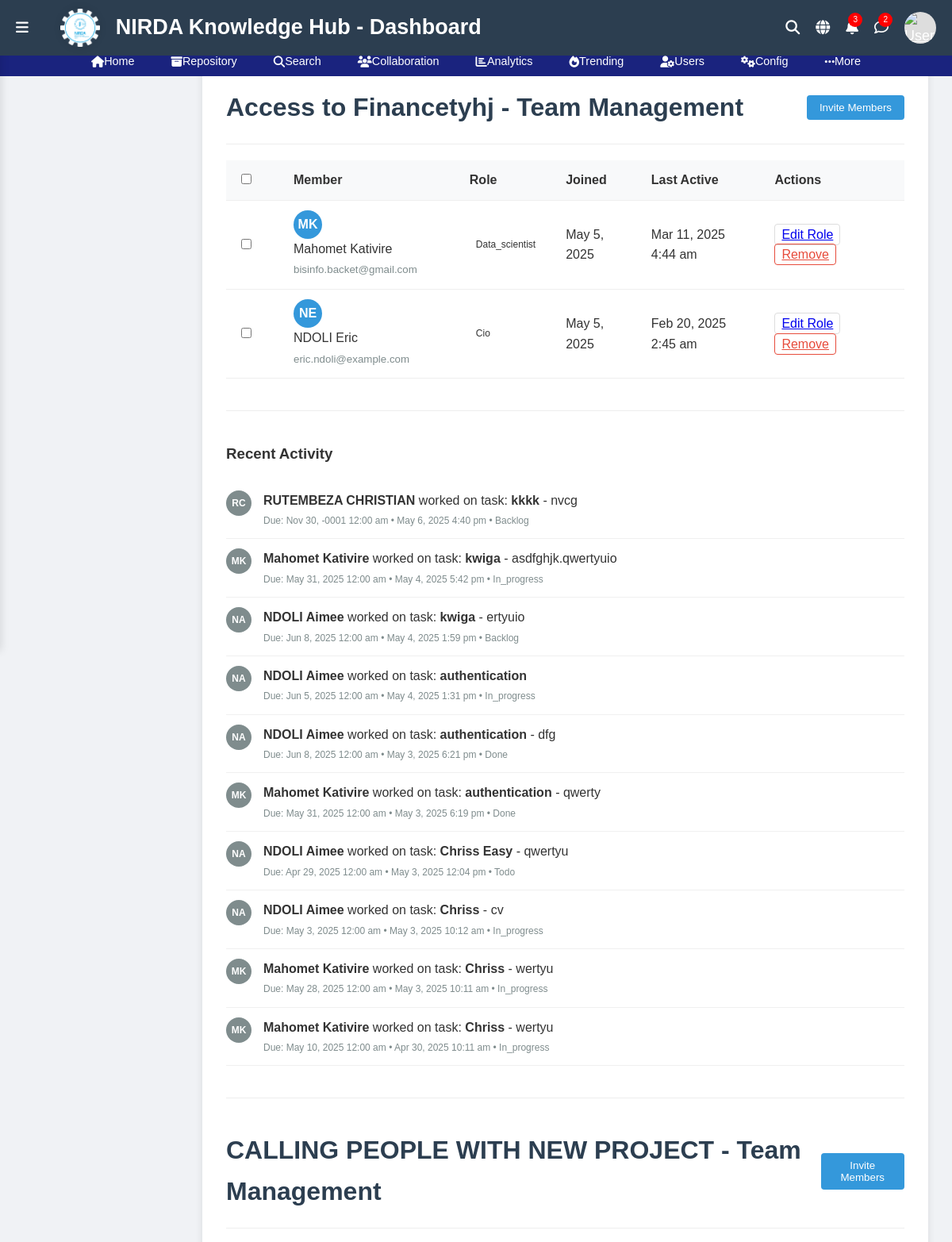
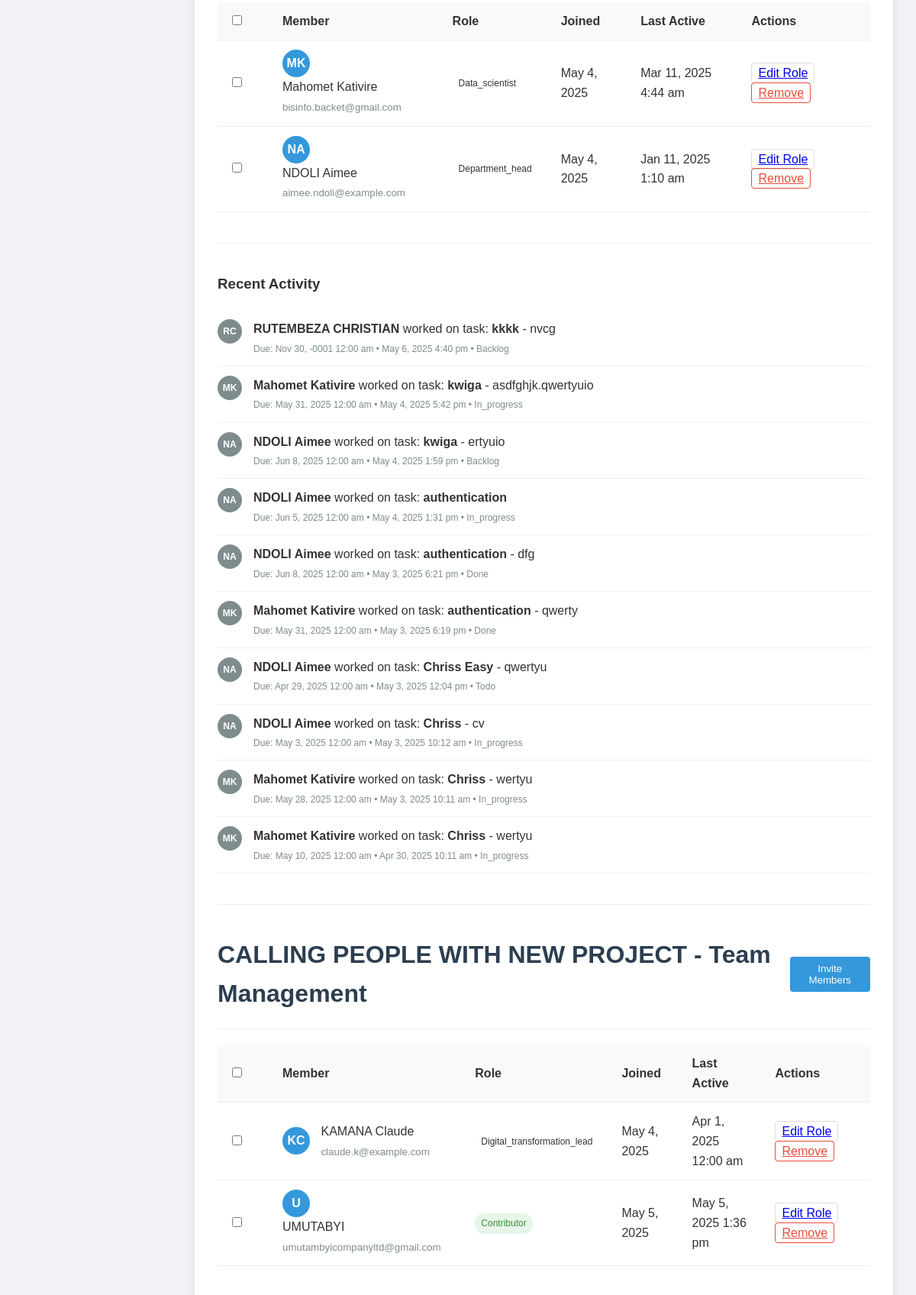
The app's page /CollaborativeProjects/project_members.php (upper part) with its own data (2 pictures, top to bottom).
### tables this page shows
CREATE TABLE `projects` (
  `project_id` int(11) NOT NULL,
  `project_name` varchar(100) NOT NULL,
  `description` text DEFAULT NULL,
  `project_template` varchar(100) DEFAULT NULL,
  `start_date` date DEFAULT NULL,
  `end_date` date DEFAULT NULL,
  `goal_title` varchar(255) DEFAULT NULL,
  `goal_description` text DEFAULT NULL,
  `created_by` int(11) DEFAULT NULL,
  `created_at` timestamp NOT NULL DEFAULT current_timestamp()
);

CREATE TABLE `project_members` (
  `member_id` int(12) NOT NULL,
  `project_id` int(11) NOT NULL,
  `user_id` int(11) NOT NULL,
  `role` varchar(50) DEFAULT NULL,
  `joined_at` timestamp NOT NULL DEFAULT current_timestamp()
);

CREATE TABLE `users` (
  `user_id` int(11) NOT NULL,
  `username` varchar(50) NOT NULL,
  `email` varchar(100) NOT NULL,
  `password` varchar(255) NOT NULL,
  `full_name` varchar(100) NOT NULL,
  `role_id` int(11) NOT NULL,
  `department` varchar(100) DEFAULT NULL,
  `division` varchar(100) DEFAULT NULL,
  `unit` varchar(100) DEFAULT NULL,
  `phone_number` varchar(20) DEFAULT NULL,
  `language_preference` enum('English','French','Kinyarwanda') DEFAULT 'English',
  `is_active` tinyint(1) DEFAULT 1,
  `created_at` timestamp NOT NULL DEFAULT current_timestamp(),
  `last_login` timestamp NULL DEFAULT NULL
);

CREATE TABLE `tasks` (
  `id` int(11) NOT NULL,
  `title` varchar(255) NOT NULL,
  `description` text DEFAULT NULL,
  `status` enum('backlog','todo','in_progress','done') DEFAULT 'backlog',
  `priority` enum('low','medium','high') DEFAULT 'medium',
  `assignee_id` int(11) DEFAULT NULL,
  `deadline` date DEFAULT NULL,
  `created_at` timestamp NOT NULL DEFAULT current_timestamp(),
  `updated_at` timestamp NOT NULL DEFAULT current_timestamp() ON UPDATE current_timestamp(),
  `project_id` int(11) DEFAULT NULL
);

### CollaborativeProjects/project_members.php (the view, shortened to what this page needs)
<?php
include('../SchedureEvent/connect.php');
function getAllProjects($connection) {
    $projects = [];
    $query = "SELECT project_id, project_name FROM projects ORDER BY project_name";
    $result = mysqli_query($connection, $query);
    while ($row = mysqli_fetch_assoc($result)) {
        $projects[] = $row;
    }
    return $projects;
}
function getProjectMembers($connection, $project_id = null) {
    $members = [];
    $query = "SELECT
                pm.project_id,
                u.user_id,
                u.full_name,
                u.email,
                u.last_login,
                pm.role,
                pm.joined_at
              FROM project_members pm
              JOIN users u ON pm.user_id = u.user_id";
    if ($project_id !== null) {
        $query .= " WHERE pm.project_id = ?";
        $stmt = $connection->prepare($query);
        $stmt->bind_param("i", $project_id);
        $stmt->execute();
        $result = $stmt->get_result();
    } else {
        $result = mysqli_query($connection, $query);
    }
    while ($row = ($project_id !== null ? $result->fetch_assoc() : mysqli_fetch_assoc($result))) {
        $members[] = $row;
    }
    return $members;
}
function getRecentActivities($connection, $assignee_id = null, $limit = 10) {
    $activities = [];
    $query = "SELECT
                u.user_id,
                u.full_name,
                t.id,
                t.title,
                t.description,
                t.deadline,
                t.created_at AS timestamp,
                t.status
              FROM tasks t
              JOIN users u ON t.assignee_id = u.user_id";
    $query .= " ORDER BY t.created_at DESC LIMIT ?";
    $stmt = $connection->prepare($query);
    if ($assignee_id !== null) {
        $stmt->bind_param("ii", $assignee_id, $limit);
    } else {
        $stmt->bind_param("i", $limit);
    }
    $stmt->execute();
    $result = $stmt->get_result();
    while ($row = $result->fetch_assoc()) {
        $activities[] = $row;
    }
    return $activities;
}
$projects = getAllProjects($connection);
$all_members = getProjectMembers($connection);
$recent_activities = isset($connection) ? getRecentActivities($connection, $_SESSION['user_id'] ?? null, 10) : [];
function getInitials($full_name) {
    $initials = '';
    $parts = explode(' ', trim($full_name));
    foreach ($parts as $part) {
        if (!empty($part)) {
            $initials .= strtoupper(substr($part, 0, 1));
        }
    }
    return substr($initials, 0, 2);
}
function formatDate($dateString) {
    try {
        $date = new DateTime($dateString);
        return $date->format('M j, Y');
    } catch (Exception $e) {
        return 'Invalid date';
    }
}
function formatDateTime($dateTimeString) {
    try {
        $date = new DateTime($dateTimeString);
        return $date->format('M j, Y g:i a');
    } catch (Exception $e) {
        return 'Invalid date/time';
    }
}
?>
<!DOCTYPE html>
<html lang="en">
<head>
</head>
<body>
<?php include("../Internees_task/header.php"); ?>
    <div class="container">
    <?php foreach ($projects as $project): ?>
        <?php
        $project_members = array_filter($all_members, function($m) use ($project) {
            return $m['project_id'] == $project['project_id'];
        });
        ?>
        <div class="header">
            <h1 class="project-title"><?= htmlspecialchars($project['project_name']) ?> - Team Management</h1>
            <button class="btn btn-primary"><a href="../CollaborativeProjects/invitemember.php" style="text-decoration: none; color: white;">Invite Members</a></button>
        </div>
        <table class="members-table">
            <thead>
                <tr>
                    <th width="40"><input type="checkbox" id="toggleBulk" onchange="toggleBulkActions()"></th>
                    <th>Member</th>
                    <th>Role</th>
                    <th>Joined</th>
                    <th>Last Active</th>
                    <th>Actions</th>
                </tr>
            </thead>
            <tbody id="membersList">
                <?php foreach ($project_members as $member): ?>
                <tr data-id="<?= $member['user_id'] ?>">
                    <td><input type="checkbox" class="member-checkbox" onchange="updateSelectedCount()"></td>
                    <td>
                        <div class="member-avatar"><?= getInitials($member['full_name']) ?></div>
                        <div class="member-name">
                            <div><?= htmlspecialchars($member['full_name']) ?></div>
                            <small style="color: #7f8c8d;"><?= htmlspecialchars($member['email']) ?></small>
                        </div>
                    </td>
                    <td>
                        <span class="role-badge role-<?= $member['role'] ?>">
                            <?= ucfirst($member['role']) ?>
                        </span>
                    </td>
                    <td><?= formatDate($member['joined_at']) ?></td>
                    <td><?= $member['last_login'] ? formatDateTime($member['last_login']) : 'Never' ?></td>
                    <td>
    <?php if (isset($_GET['edit_role']) && $_GET['edit_role'] == $member['user_id']): ?>
        <form method="post" style="display: inline;">
            <input type="hidden" name="member_id" value="<?= $member['user_id'] ?>">
            <select id="roleSelect" class="member-role" name="new_role">
    <?php
    $query = "SELECT role_id, role_name FROM roles ORDER BY role_name";
    $result = mysqli_query($connection, $query);
    while ($row = mysqli_fetch_assoc($result)) {
        $selected = ($row['role_id'] == 'contributor') ? ' selected' : '';
        echo '<option value="' . htmlspecialchars($row['role_id']) . '"' . $selected . '>'
             . htmlspecialchars($row['role_name']) . '</option>';
    }
    ?>
</select>
            <button type="submit" name="update_role" class="action-btn">Save</button>
            <a href="?cancel=1" class="action-btn">Cancel</a>
        </form>
    <?php else: ?>
        <a href="?edit_role=<?= $member['user_id'] ?>" class="action-btn">Edit Role</a>
        <?php if ($member['role'] !== 'manager'): ?>
            <?php if (isset($_GET['confirm_remove']) && $_GET['confirm_remove'] == $member['user_id']): ?>
                <form method="post" style="display: inline;">
                    <input type="hidden" name="member_id" value="<?= $member['user_id'] ?>">
                    <span>Confirm?</span>
                    <button type="submit" name="remove_member" class="action-btn delete">Yes</button>
                    <a href="?cancel=1" class="action-btn">No</a>
                </form>
            <?php else: ?>
                <a href="?confirm_remove=<?= $member['user_id'] ?>" class="action-btn delete">Remove</a>
            <?php endif; ?>
        <?php endif; ?>
    <?php endif; ?>
</td>
                </tr>
                <?php endforeach; ?>
            </tbody>
        </table>
<div class="activity-log">
    <h3>Recent Activity</h3>
    <div id="activityFeed">
        <?php
        $recent_tasks = getRecentActivities($connection, null, 10);
        if (empty($recent_tasks)): ?>
            <p>No recent activity found.</p>
        <?php else: ?>
            <?php foreach ($recent_tasks as $task): ?>
            <div class="activity-item">
                <div class="activity-avatar"><?= getInitials($task['full_name']) ?></div>
                <div class="activity-content">
                    <div>
                        <strong><?= htmlspecialchars($task['full_name']) ?></strong>
                        <?php if ($task['status'] == 'completed'): ?>
                            completed task:
                        <?php else: ?>
                            worked on task:
                        <?php endif; ?>
                        <strong><?= htmlspecialchars($task['title']) ?></strong>
                        <?php if (!empty($task['description'])): ?>
                            - <?= htmlspecialchars($task['description']) ?>
                        <?php endif; ?>
                    </div>
                    <div class="activity-meta">
                        <?php if (!empty($task['deadline'])): ?>
                            <span>Due: <?= formatDateTime($task['deadline']) ?></span>
                            <span>•</span>
                        <?php endif; ?>
                        <span><?= formatDateTime($task['timestamp']) ?></span>
                        <span>•</span>
                        <span class="status-<?= $task['status'] ?>"><?= ucfirst($task['status']) ?></span>
                    </div>
                </div>
            </div>
            <?php endforeach; ?>
        <?php endif; ?>
    </div>
</div>
        <hr style="margin: 40px 0; border: 0; border-top: 1px solid #eee;">
    <?php endforeach; ?>
    </div>
</body>
</html>

### CollaborativeProjects/project_members.php (style rules this page uses)
body { font-family: 'Segoe UI', Tahoma, Geneva, Verdana, sans-serif; margin: 0; padding: 0; background-color: #f5f7fa; color: #333; }
.container { max-width: 1200px; margin-left: 255px; margin-right: 30px; padding: 30px; padding-top: 100px; background-color: white; border-radius: 8px; box-shadow: 0 2px 10px rgba(0,0,0,0.1); }
.header { display: flex; justify-content: space-between; align-items: center; margin-bottom: 20px; padding-bottom: 20px; border-bottom: 1px solid #eee; }
.project-title { margin: 0; color: #2c3e50; }
.btn { padding: 8px 16px; border-radius: 4px; border: none; cursor: pointer; font-weight: 500; }
.btn-primary { background-color: #3498db; color: white; }
.members-table { width: 100%; border-collapse: collapse; margin-bottom: 30px; }
.members-table th, .members-table td { padding: 12px 15px; text-align: left; border-bottom: 1px solid #eee; }
.members-table th { background-color: #f8f9fa; font-weight: 600; }
.member-avatar { display: inline-block; width: 36px; height: 36px; border-radius: 50%; background-color: #3498db; color: white; text-align: center; line-height: 36px; margin-right: 10px; font-weight: bold; }
.member-name { display: inline-block; vertical-align: middle; }
.role-badge { display: inline-block; padding: 4px 8px; border-radius: 12px; font-size: 12px; font-weight: 500; }
.role-contributor { background-color: #e8f5e9; color: #388e3c; }
.activity-log { margin-top: 40px; padding-top: 20px; border-top: 1px solid #eee; }
.activity-item { display: flex; padding: 12px 0; border-bottom: 1px solid #f0f0f0; }
.activity-avatar { width: 32px; height: 32px; border-radius: 50%; background-color: #7f8c8d; color: white; text-align: center; line-height: 32px; margin-right: 15px; font-weight: bold; font-size: 12px; }
.activity-content { flex: 1; }
.activity-meta { font-size: 12px; color: #7f8c8d; margin-top: 4px; }
.action-btn { padding: 4px 8px; border-radius: 4px; background-color: transparent; border: 1px solid #ddd; cursor: pointer; margin-right: 5px; }
.action-btn.delete { color: #e74c3c; border-color: #e74c3c; }

### Internees_task/header.php (style rules this page uses)
:root { --primary-color: #1a237e; --secondary-color: #2c3e50; --accent-color: #e74c3c; --background-color: #ecf0f1; --text-color: #34495e; }
body { font-family: 'Roboto', sans-serif; line-height: 1.6; margin: 0; padding: 0; background-color: #f0f2f5; color: #333; padding-top: 50px; }
body, html { margin: 0; padding: 0; font-family: Arial, sans-serif; min-height: 100vh; display: flex; flex-direction: column; }

### records on screen
projects: project_name "Access to Financetyhj"
project_members: user.full_name "MK", user.full_name "Mahomet Kativire", user.email "bisinfo.backet@gmail.com", role "Data_scientist", joined_at "May 5, 2025", user.last_login "Mar 11, 2025 4:44 am"
project_members: user.full_name "NE", user.full_name "NDOLI Eric", user.email "eric.ndoli@example.com", role "Cio", joined_at "May 5, 2025", user.last_login "Feb 20, 2025 2:45 am"
tasks: users.full_name "RC", users.full_name "RUTEMBEZA CHRISTIAN", shows "worked on task:", title "kkkk", description "nvcg", deadline "Nov 30, -0001 12:00 am", created_at "May 6, 2025 4:40 pm", status "Backlog"
tasks: users.full_name "MK", users.full_name "Mahomet Kativire", shows "worked on task:", title "kwiga", description "asdfghjk.qwertyuio", deadline "May 31, 2025 12:00 am", created_at "May 4, 2025 5:42 pm", status "In_progress"
tasks: users.full_name "NA", users.full_name "NDOLI Aimee", shows "worked on task:", title "kwiga", description "ertyuio", deadline "Jun 8, 2025 12:00 am", created_at "May 4, 2025 1:59 pm", status "Backlog"
tasks: users.full_name "NA", users.full_name "NDOLI Aimee", shows "worked on task:", title "authentication", deadline "Jun 5, 2025 12:00 am", created_at "May 4, 2025 1:31 pm", status "In_progress"
tasks: users.full_name "NA", users.full_name "NDOLI Aimee", shows "worked on task:", title "authentication", description "dfg", deadline "Jun 8, 2025 12:00 am", created_at "May 3, 2025 6:21 pm", status "Done"
tasks: users.full_name "MK", users.full_name "Mahomet Kativire", shows "worked on task:", title "authentication", description "qwerty", deadline "May 31, 2025 12:00 am", created_at "May 3, 2025 6:19 pm", status "Done"
tasks: users.full_name "NA", users.full_name "NDOLI Aimee", shows "worked on task:", title "Chriss Easy", description "qwertyu", deadline "Apr 29, 2025 12:00 am", created_at "May 3, 2025 12:04 pm", status "Todo"
tasks: users.full_name "NA", users.full_name "NDOLI Aimee", shows "worked on task:", title "Chriss", description "cv", deadline "May 3, 2025 12:00 am", created_at "May 3, 2025 10:12 am", status "In_progress"
tasks: users.full_name "MK", users.full_name "Mahomet Kativire", shows "worked on task:", title "Chriss", description "wertyu", deadline "May 28, 2025 12:00 am", created_at "May 3, 2025 10:11 am", status "In_progress"
tasks: users.full_name "MK", users.full_name "Mahomet Kativire", shows "worked on task:", title "Chriss", description "wertyu", deadline "May 10, 2025 12:00 am", created_at "Apr 30, 2025 10:11 am", status "In_progress"
projects: project_name "CALLING PEOPLE WITH NEW PROJECT"
project_members: user.full_name "MK", user.full_name "Mahomet Kativire", user.email "bisinfo.backet@gmail.com", role "Data_scientist", joined_at "May 4, 2025", user.last_login "Mar 11, 2025 4:44 am"
project_members: user.full_name "NA", user.full_name "NDOLI Aimee", user.email "aimee.ndoli@example.com", role "Department_head", joined_at "May 4, 2025", user.last_login "Jan 11, 2025 1:10 am"
projects: project_name "CALLING PEOPLE WITH NEW PROJECT"
project_members: user.full_name "KC", user.full_name "KAMANA Claude", user.email "claude.k@example.com", role "Digital_transformation_lead", joined_at "May 4, 2025", user.last_login "Apr 1, 2025 12:00 am"
project_members: user.full_name "U", user.full_name "UMUTABYI", user.email "umutambyicompanyltd@gmail.com", role "Contributor", joined_at "May 5, 2025", user.last_login "May 5, 2025 1:36 pm"
